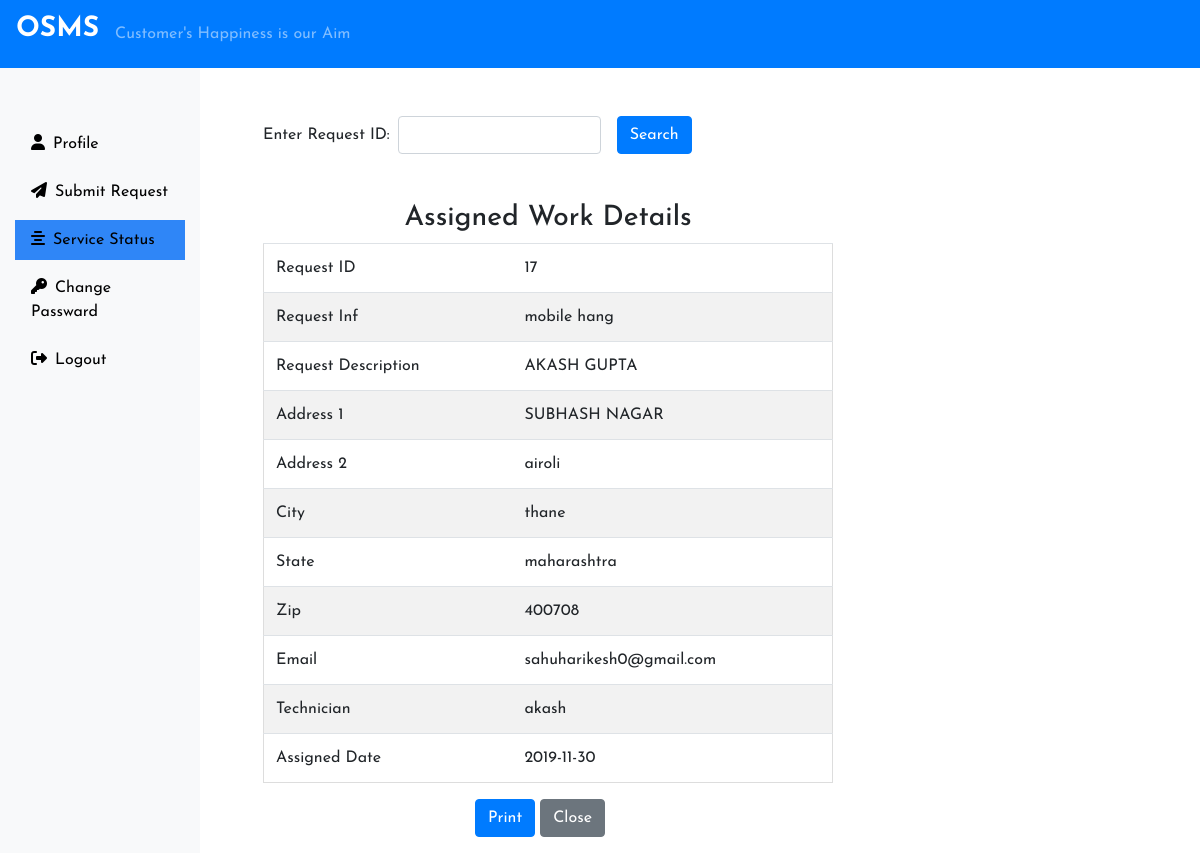
Screenshot of /Requester/status.php?checked=17 (signed in) with the database file from the repository.
### tables this page shows
CREATE TABLE IF NOT EXISTS `assign` (
  `aid` int(11) NOT NULL AUTO_INCREMENT,
  `rid` int(11) NOT NULL,
  `request` varchar(255) NOT NULL,
  `description` varchar(255) NOT NULL,
  `name` varchar(255) NOT NULL,
  `address1` varchar(255) NOT NULL,
  `address2` varchar(255) NOT NULL,
  `city` varchar(255) NOT NULL,
  `state` varchar(255) NOT NULL,
  `zip` varchar(255) NOT NULL,
  `email` varchar(255) NOT NULL,
  `mobile` varchar(255) NOT NULL,
  `assign` varchar(255) NOT NULL,
  `date` varchar(255) NOT NULL,
  PRIMARY KEY (`aid`)
);

### Requester/status.php (the view, shortened to what this page needs)
<?php
include('includes/header.php');
include('../connection.php');
?>
<div class="col-sm-6 mt-5 mx-5">
    <form action="" method="post" class="form-inline d-print-none">
        <div class="form-group mr-3">
            <label for="checklist" class="mr-2">Enter Request ID:</label>
            <input type="number" name="checked" id="checked" class="form-control">
        </div>
        <button type="submit" class="btn btn-primary" name="submit">Search</button>
    </form>
    <?php
        if(isset($_REQUEST['checked'])){
            if($_REQUEST['checked'] == ""){
                $regmsg = '<div class="alert alert-primary mt-2" role="alert">Please Enter the Request ID..</div>';
            }else{
        $sql = "SELECT * FROM `assign` WHERE rid = {$_REQUEST['checked']} ";
        $result= $conn->query($sql);
        $row = $result->fetch_assoc();
       if(($row['rid'] == $_REQUEST['checked'])) {
    ?>
    <h3 class="text-center mt-5"> Assigned Work Details</h3>
        <table class="table table-boardered">
            <tbody>
                <tr>
                    <td>Request ID</td>
                    <td><?php if(isset($row['rid'])){echo $row['rid'];} ?></td>
                </tr>
                <tr>
                    <td>Request Inf</td>
                    <td><?php if(isset($row['request'])){echo $row['request'];} ?></td>
                </tr>
                <tr>
                    <td>Request Description</td>
                    <td><?php if(isset($row['name'])){echo $row['name'];} ?></td>
                </tr>
                <tr>
                    <td>Address 1</td>
                    <td><?php if(isset($row['address1'])){echo $row['address1'];} ?></td>
                </tr>
                <tr>
                    <td>Address 2</td>
                    <td><?php if(isset($row['address2'])){echo $row['address2'];} ?></td>
                </tr>
                <tr>
                    <td>City</td>
                    <td><?php if(isset($row['city'])){echo $row['city'];} ?></td>
                </tr>
                <tr>
                    <td>State</td>
                    <td><?php if(isset($row['state'])){echo $row['state'];} ?></td>
                </tr>
                <tr>
                    <td>Zip</td>
                    <td><?php if(isset($row['zip'])){echo $row['zip'];} ?></td>
                </tr>
                <tr>
                    <td>Email</td>
                    <td><?php if(isset($row['email'])){echo $row['email'];} ?></td>
                </tr>
                <tr>
                    <td>Technician</td>
                    <td><?php if(isset($row['assign'])){echo $row['assign'];} ?></td>
                </tr>
                <tr>
                    <td>Assigned Date</td>
                    <td><?php if(isset($row['date'])){echo $row['date'];} ?></td>
                </tr>
            </tbody>
        </table>
        <div class="text-center">
            <form action="" method="post" class="mb-3 mr-3 d-print-none">
                <input type="submit" name="" id="" value="Print" class="btn btn-primary" onClick="window.print()">
                <input type="submit" value="Close" class="btn btn-secondary">
            </form>
        </div>
    <?php }else{
        echo '<div class="alert alert-info mt-4">Your Request is Still Pending..</div>';
    }
    }
 }?>
</div>
<?php
include('includes/footer.php');
?>

### css/styles.css (style rules this page uses)
body { overflow-x: hidden; }
table { border-collapse: collapse; border-spacing: 0; width: 100%; border: 1px solid #ddd; }
th, td { text-align: left; padding: 16px; }
tr:nth-child(even) { background-color: #f2f2f2; }
* { margin: 0; padding: 0; box-sizing: border-box; font-family: 'Josefin Sans', sans-serif; }

### rows the page displays
assign: rid "17", request "mobile hang", name "AKASH GUPTA", address1 "SUBHASH NAGAR", address2 "airoli", city "thane", state "maharashtra", zip "400708", email "sahuharikesh0@gmail.com", assign "akash", date "2019-11-30"
